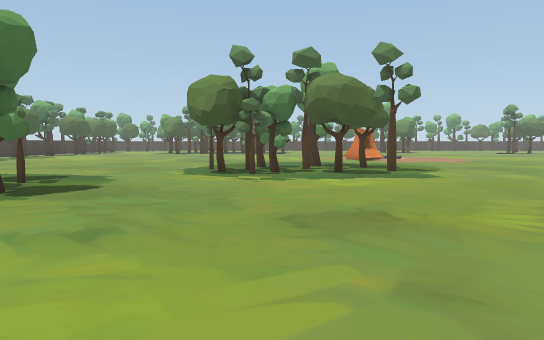
[1] (above)

24 first-person views from a walk through a Unity game level. The camera is 1.5 m above the floor, tilts 4° down and sees 70° across. The floor is counted in squares, 2 m on a side. Each view is taken from the middle of a square. On the plan, view 1 faces up. The plan holds only what a view shows up to about 12 squares ahead; the rest is blank. The place goes on beyond the plan. The player is left out.

[2]
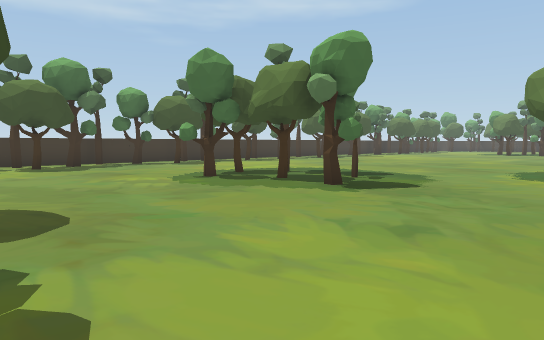

[3]
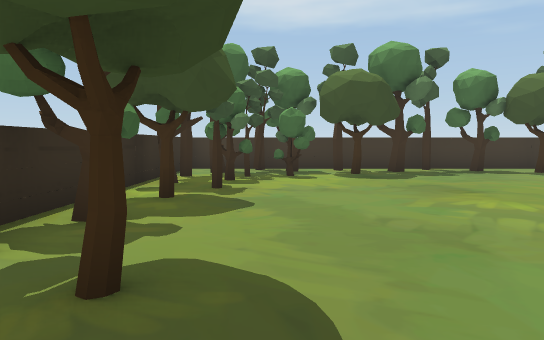

[4]
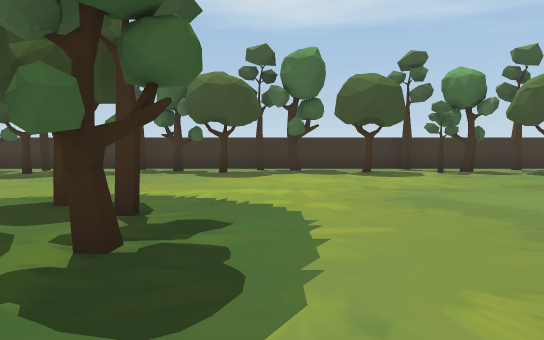

[5]
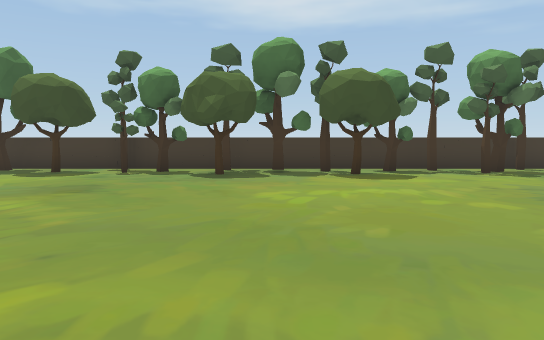

[6]
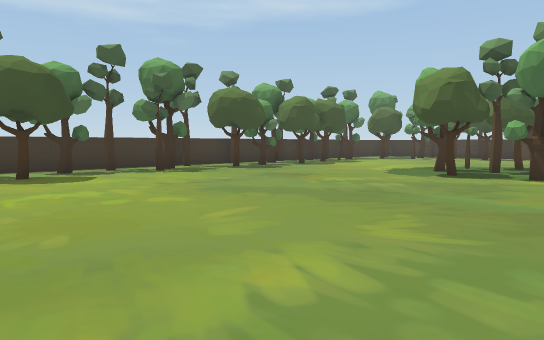

[7]
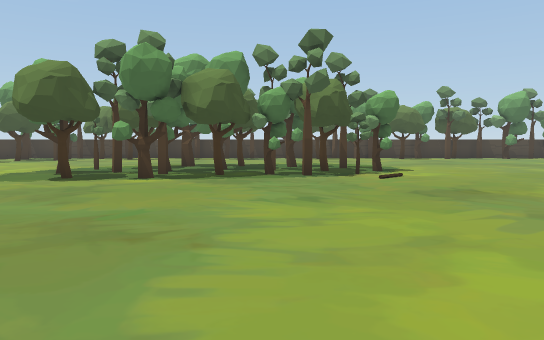

[8]
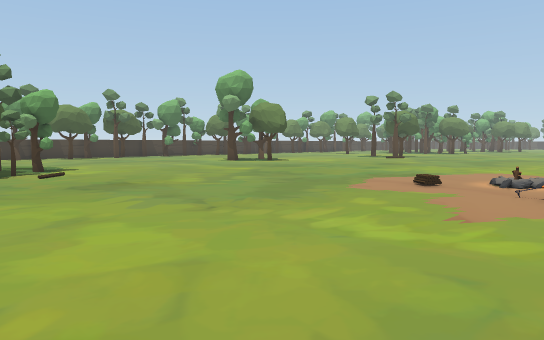

[9]
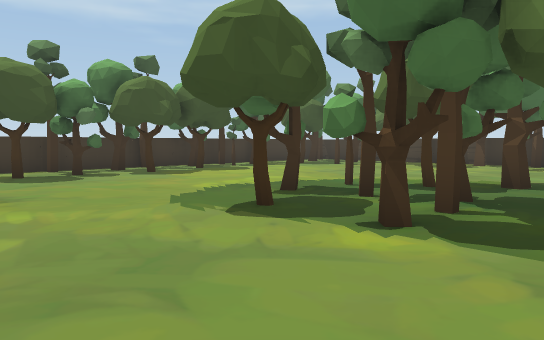

[10]
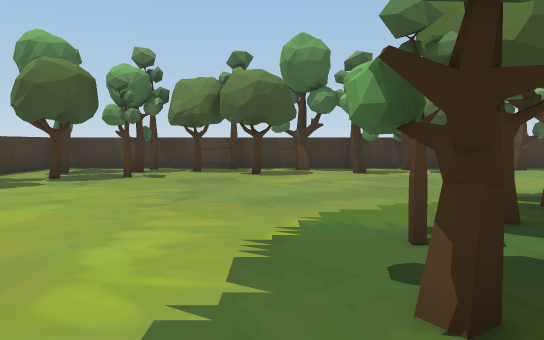

[11]
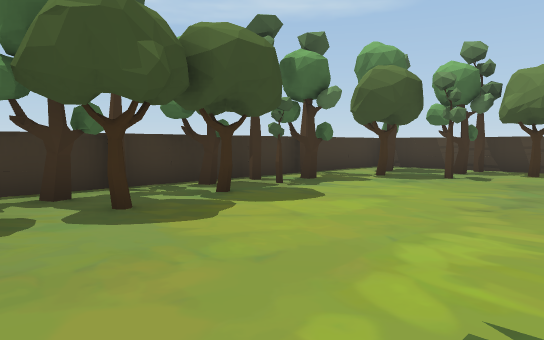

[12]
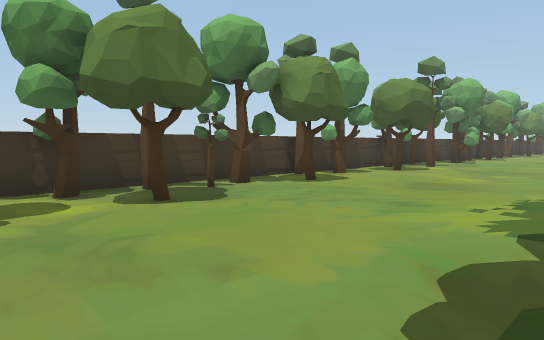

[13]
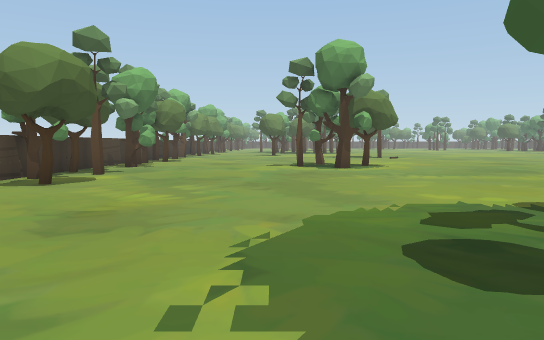

[14]
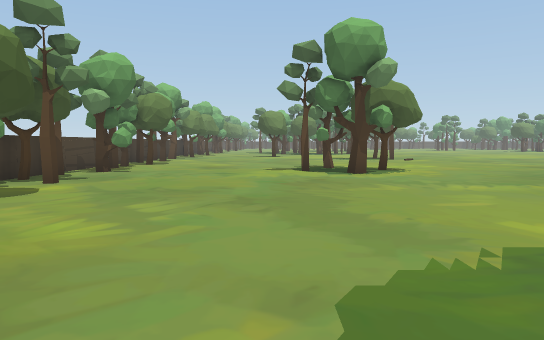

[15]
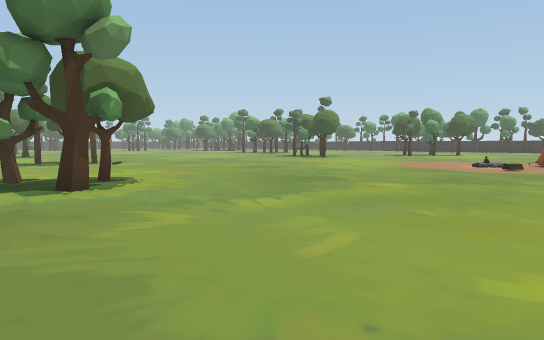

[16]
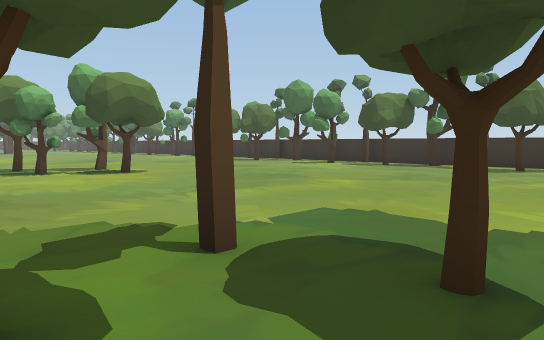

[17]
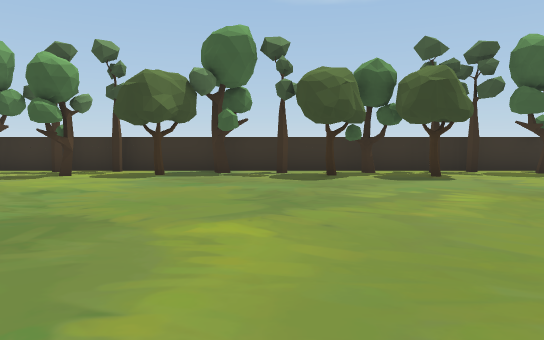

[18]
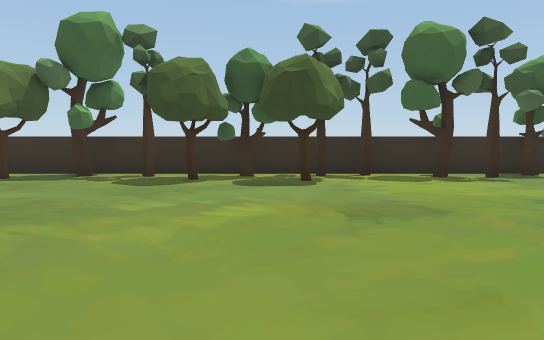

[19]
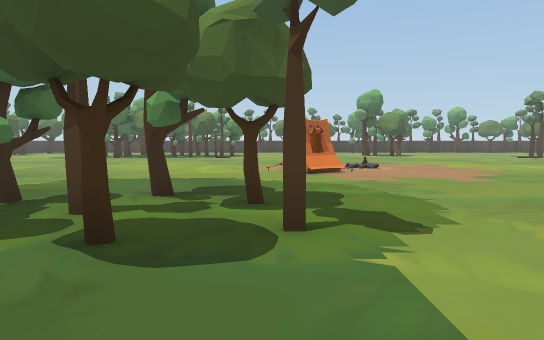

[20]
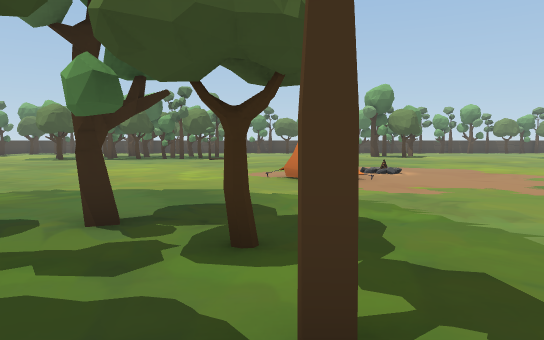

[21]
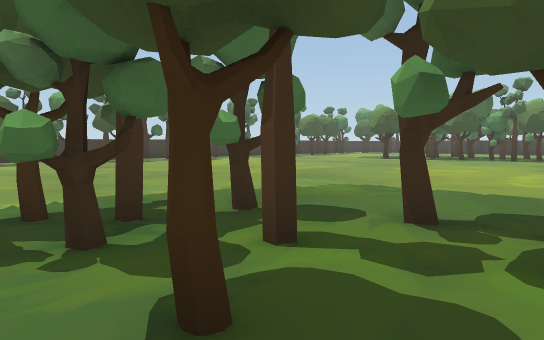

[22]
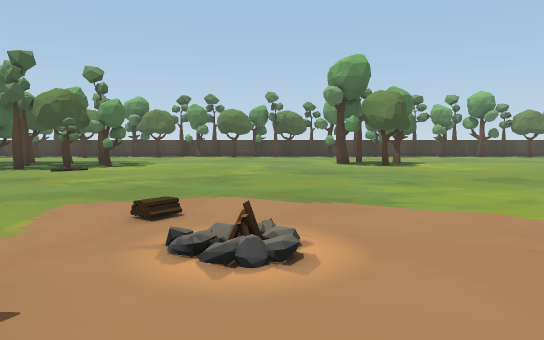

[23]
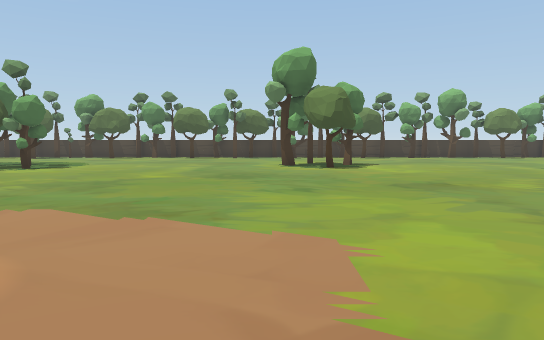

[24]
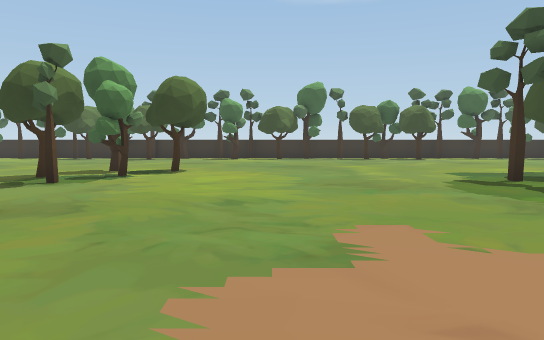

### Floor plan
Points are (right, up) in squares from view 1. A wall is a line through its corners. A room is listed if a view was taken in it or the views show most of it. See-through windows are left out.
Room 1 (views 1, 2, 3, 4, 5, 6, 7, 8, 9, 10, 11, 12, 13, 14, 15, 16, 17, 18, 19, 20, 21, 22, 23, 24)
walls: (0.5, 37.4) (-2.5, 37.4); (-14.4, 32.2) (-14.4, -1.4); (-4.6, -1.5) (11.5, -1.5); (6.3, 37.4) (3.4, 37.4); (-9.5, 37.4) (-10.5, 37.4); (-14.4, 36.2) (-14.4, 34); (-13.6, -1.5) (-6.5, -1.5)
objects: tree (-14, 1); tree (-14, 3); tree (-14, 5); tree (-14, 9); tree (-14, 10); tree (-14, 13); tree (-14, 16); tree (-14, 21); tree (-14, 24); tree (-14, 26); tree (-14, 28); tree (-14, 29); tree (-14, 30); tree (-14, 31); tree (-14, 33); other object (-14, 37); tree (-13, 0); tree (-13, 1); tree (-13, 2); tree (-13, 4); tree (-13, 7); tree (-13, 8); tree (-13, 11); tree (-13, 13); tree (-13, 14); tree (-13, 17); tree (-13, 18); tree (-13, 20); tree (-13, 22); tree (-13, 23); tree (-13, 25); tree (-13, 26); tree (-13, 30); tree (-13, 31); tree (-13, 33); tree (-13, 34); tree (-13, 36); tree (-12, -1); tree (-12, 0); tree (-12, 1); tree (-12, 3); tree (-12, 16); tree (-12, 19); tree (-12, 28); tree (-11, 0); tree (-11, 34); tree (-11, 36); tree (-11, 37); tree (-10, -1); tree (-10, 36); tree (-9, 0); tree (-9, 37); tree (-8, 0); tree (-8, 6); tree (-8, 35); tree (-7, -1); tree (-7, 5); tree (-7, 8); tree (-7, 28); tree (-7, 29); tree (-7, 37); tree (-6, 6); tree (-6, 8) to (-5, 8); tree (-6, 26); tree (-6, 28); tree (-6, 30); tree (-6, 35) to (-6, 36); tree (-6, 37); tree (-5, 0); tree (-5, 7); tree (-5, 26); tree (-5, 27); tree (-5, 28); tree (-5, 30); tree (-4, -1); tree (-4, 6); tree (-4, 37); tree (-3, 0); tree (-3, 27); tree (-3, 29); tree (-3, 31); tree (-3, 36); tree (-3, 37); tree (-2, -1); tree (-2, 11); tree (-2, 27); tree (-2, 29); tree (-2, 36); tree (-1, 10); tree (-1, 11); tree (-1, 27); tree (-1, 28); tree (-1, 30); tree (-1, 37); tree (0, -1); tree (0, 9); tree (0, 10); tree (0, 12); tree (0, 27); tree (0, 29); tree (0, 36); tree (1, -1); tree (1, 0); tree (1, 11); tree (1, 13); tree (1, 28); tree (1, 37); tree (2, 10); tree (2, 37); tree (3, -1); tree (3, 10); tree (3, 12); tree (3, 37); tree (4, 0); tent (4, 17); tree (4, 36); tree (5, -1); tree (5, 37); tree (6, -1); campfire (6, 19); tree (6, 36); tree (7, 37); tree (8, 0); tree (8, 37); tree (9, -1); tree (9, 30); tree (9, 31); tree (9, 36); tree (10, 0); tree (10, 29); tree (10, 30) to (11, 31); tree (10, 37); tree (11, -1); tree (11, 8); tree (11, 9); tree (11, 37)

Positions as (right, up) in squares from view 1, and headings:
1: (0, 0), facing up
2: (0, 0), facing up-left
3: (-3, 1), facing left
4: (-3, 9), facing left
5: (-3, 17), facing left
6: (-3, 17), facing up-left
7: (-2, 18), facing up
8: (-2, 17), facing up-right
9: (-3, 23), facing up-left
10: (-8, 26), facing up
11: (-8, 26), facing up-left
12: (-6, 31), facing up-right
13: (-3, 32), facing right
14: (-1, 32), facing right
15: (2, 32), facing down-right
16: (1, 12), facing down-right
17: (5, 9), facing down
18: (2, 8), facing down
19: (3, 7), facing up
20: (3, 9), facing up
21: (3, 9), facing up-left
22: (6, 16), facing up
23: (8, 17), facing up
24: (8, 18), facing down
